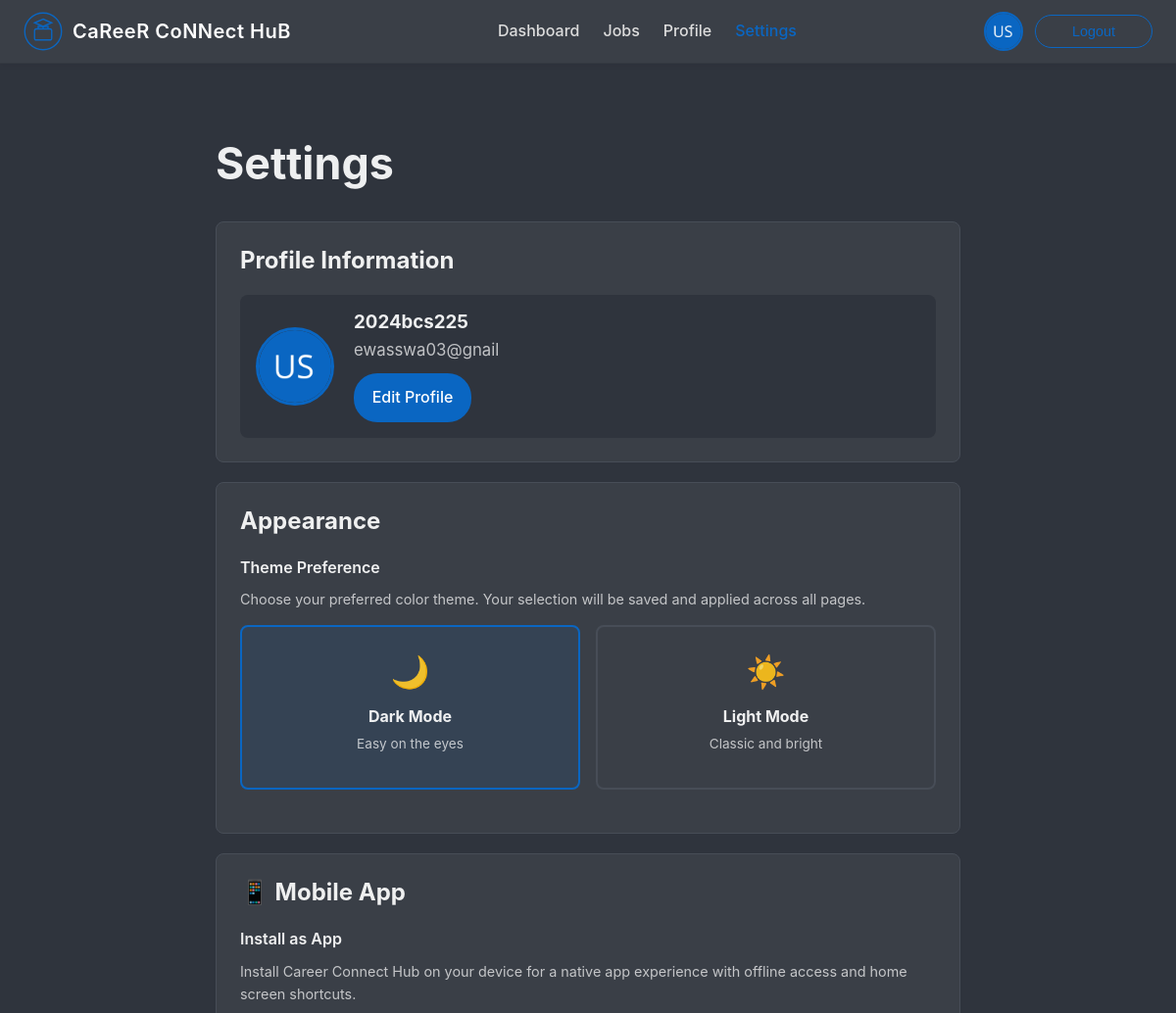
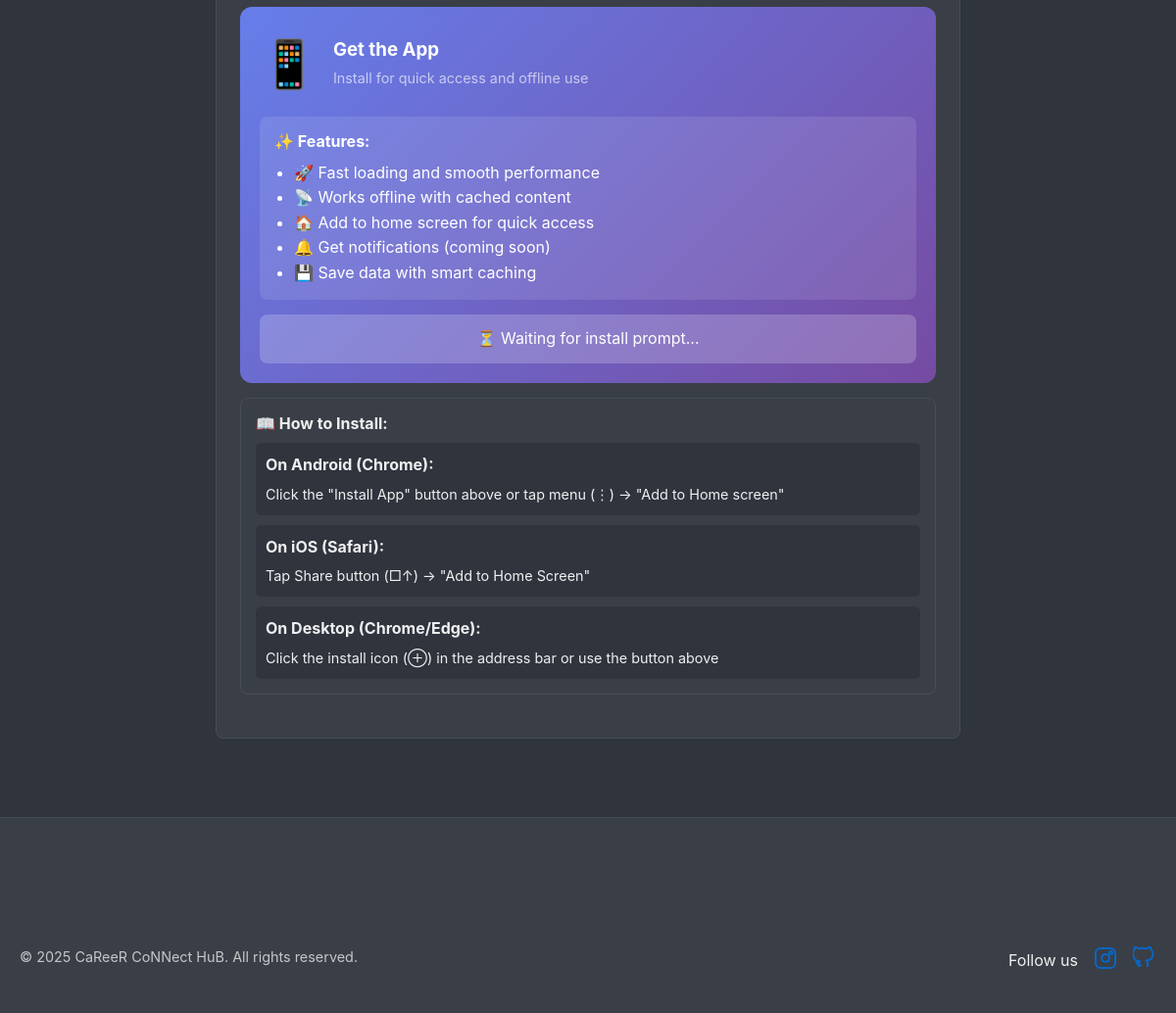
Page /pages/settings.php (signed in) on the committed database (2 pictures, top to bottom).
### tables this page shows
CREATE TABLE `users` (
  `id` int(11) NOT NULL,
  `username` varchar(255) NOT NULL,
  `name` varchar(255) DEFAULT NULL,
  `email` varchar(255) NOT NULL,
  `phone` varchar(20) DEFAULT NULL,
  `password` varchar(255) NOT NULL,
  `role` enum('student','employer') NOT NULL,
  `company_name` varchar(255) DEFAULT NULL,
  `company_type` varchar(255) DEFAULT NULL,
  `industry` varchar(255) DEFAULT NULL,
  `company_description` text DEFAULT NULL,
  `createdAt` datetime NOT NULL,
  `updatedAt` datetime NOT NULL,
  `profile_image` varchar(255) DEFAULT NULL,
  `theme` enum('light','dark') DEFAULT 'dark',
  `remember_token` varchar(255) DEFAULT NULL,
  `remember_expires_at` datetime DEFAULT NULL
);

### pages/settings.php (the view, shortened to what this page needs)
<?php
require_once __DIR__ . '/../includes/db.php';
$user = $_SESSION['user'] ?? [];
$userId = (int)($user['id'] ?? 0);
if ($userId) {
    $stmt = $conn->prepare("SELECT name, email, profile_image, theme FROM users WHERE id = ?");
    $stmt->bind_param("i", $userId);
    $stmt->execute();
    $res = $stmt->get_result();
    $dbUser = $res->fetch_assoc();
    if ($dbUser) {
        $user = array_merge($user, $dbUser);
    }
}
$profile_image = $user['profile_image'] ?? '/uploads/profile/default-avatar.png';
$theme = $user['theme'] ?? 'dark';
$userName = $user['name'] ?? 'User';
$userEmail = $user['email'] ?? '';
?>
<!doctype html>
<html lang="en">
<head>
  <link rel="stylesheet" href="../css/global.css">
  <link rel="stylesheet" href="../css/responsive.css">
  <link rel="stylesheet" href="../css/student-profile.css">
</head>
<body class="<?= $theme ?>-theme">
  <header class="main-header">
    <nav class="nav-bar">
      <a class="logo" href="../index.php">
        <span class="logo-text">CaReeR CoNNect HuB</span>
      </a>
      <div class="nav-links">
        <a href="student.php">Dashboard</a>
        <a href="jobs.php">Jobs</a>
        <a href="student-profile.php">Profile</a>
        <a href="settings.php" style="color: var(--linkedin-blue);">Settings</a>
      </div>
      <div class="header-actions">
        <img src="<?= $profile_image ?>" alt="Profile" class="profile-avatar-small">
        <button id="logout-btn" class="btn btn-secondary small-btn">Logout</button>
      </div>
    </nav>
  </header>
  <main class="settings-container">
    <h1>Settings</h1>
    <section class="settings-section">
      <h2>Profile Information</h2>
      <div class="profile-info">
        <img src="<?= htmlspecialchars($profile_image) ?>" alt="Profile">
        <div class="profile-details">
          <h3><?= htmlspecialchars($userName) ?></h3>
          <p><?= htmlspecialchars($userEmail) ?></p>
          <a href="student-profile.php" class="btn btn-primary" style="margin-top: 10px; display: inline-block;">Edit Profile</a>
        </div>
      </div>
    </section>
    <section class="settings-section">
      <h2>Appearance</h2>
      <div class="setting-item">
        <label>Theme Preference</label>
        <p>Choose your preferred color theme. Your selection will be saved and applied across all pages.</p>
        <div class="theme-preview">
          <div class="theme-option <?= $theme === 'dark' ? 'active' : '' ?>" data-theme="dark">
            <div class="theme-icon">🌙</div>
            <strong>Dark Mode</strong>
            <p style="font-size: 0.85rem; margin-top: 4px;">Easy on the eyes</p>
          </div>
          <div class="theme-option <?= $theme === 'light' ? 'active' : '' ?>" data-theme="light">
            <div class="theme-icon">☀️</div>
            <strong>Light Mode</strong>
            <p style="font-size: 0.85rem; margin-top: 4px;">Classic and bright</p>
          </div>
        </div>
      </div>
    </section>
    <section class="settings-section">
      <h2>📱 Mobile App</h2>
      <div class="setting-item">
        <label>Install as App</label>
        <p>Install Career Connect Hub on your device for a native app experience with offline access and home screen shortcuts.</p>
        <div style="background: linear-gradient(135deg, #667eea 0%, #764ba2 100%); padding: 20px; border-radius: 12px; margin: 15px 0; color: white;">
          <div style="display: flex; align-items: center; gap: 15px; margin-bottom: 15px;">
            <div style="font-size: 3rem;">📱</div>
            <div>
              <h3 style="margin: 0; color: white;">Get the App</h3>
              <p style="margin: 5px 0 0 0; opacity: 0.9;">Install for quick access and offline use</p>
            </div>
          </div>
          <div style="background: rgba(255,255,255,0.1); padding: 15px; border-radius: 8px; margin-bottom: 15px;">
            <h4 style="margin: 0 0 10px 0; color: white;">✨ Features:</h4>
            <ul style="margin: 0; padding-left: 20px;">
              <li>🚀 Fast loading and smooth performance</li>
              <li>📡 Works offline with cached content</li>
              <li>🏠 Add to home screen for quick access</li>
              <li>🔔 Get notifications (coming soon)</li>
              <li>💾 Save data with smart caching</li>
            </ul>
          </div>
          <div id="install-status" style="margin-top: 15px; padding: 12px; background: rgba(255,255,255,0.2); border-radius: 8px; text-align: center;">
            <span id="install-status-text">Checking installation status...</span>
          </div>
        </div>
        <div style="background: var(--card-bg); border: 1px solid var(--border-color); padding: 15px; border-radius: 8px; margin-top: 15px;">
          <h4 style="margin: 0 0 10px 0;">📖 How to Install:</h4>
          <div style="display: grid; gap: 10px;">
            <div style="padding: 10px; background: var(--background-color); border-radius: 6px;">
              <strong>On Android (Chrome):</strong>
              <p style="margin: 5px 0 0 0; font-size: 0.9rem; color: var(--text-secondary);">Click the "Install App" button above or tap menu (⋮) → "Add to Home screen"</p>
            </div>
            <div style="padding: 10px; background: var(--background-color); border-radius: 6px;">
              <strong>On iOS (Safari):</strong>
              <p style="margin: 5px 0 0 0; font-size: 0.9rem; color: var(--text-secondary);">Tap Share button (□↑) → "Add to Home Screen"</p>
            </div>
            <div style="padding: 10px; background: var(--background-color); border-radius: 6px;">
              <strong>On Desktop (Chrome/Edge):</strong>
              <p style="margin: 5px 0 0 0; font-size: 0.9rem; color: var(--text-secondary);">Click the install icon (⊕) in the address bar or use the button above</p>
            </div>
          </div>
        </div>
      </div>
    </section>
  </main>
  <footer class="footer">
    <div class="page-content-wrapper footer-content">
      <p>© 2025 CaReeR CoNNect HuB. All rights reserved.</p>
      <div class="footer-social">
        <span>Follow us</span>
        <a href="https://www.instagram.com/my.preciouspabz" target="_blank" class="social-link">
          <svg xmlns="http://www.w3.org/2000/svg" width="24" height="24" fill="none" stroke="currentColor" stroke-width="2" viewBox="0 0 24 24">
            <rect x="2" y="2" width="20" height="20" rx="5" ry="5"/>
            <path d="M16 11.37A4 4 0 1 1 12.63 8 4 4 0 0 1 16 11.37z"/>
            <circle cx="17.5" cy="6.5" r="1.5"/>
          </svg>
        </a>
        <a href="https://github.com/pabz123" target="_blank" class="social-link">
        </a>
      </div>
    </div>
  </footer>
</body>
</html>

### css/responsive.css (style rules this page uses)
* { box-sizing: border-box; }
html { font-size: 16px; -webkit-text-size-adjust: 100%; }
body { overflow-x: hidden; padding-top: 70px; }
.page-content-wrapper { padding: 12px; max-width: 100%; }
.main-header, header { position: fixed; top: 0; left: 0; right: 0; z-index: 1000; }
.nav-bar { flex-wrap: wrap; padding: 10px 12px; gap: 10px; }
.logo { flex-shrink: 0; }
.logo svg { width: 32px; height: 32px; }
.logo-text { font-size: 0.9rem; }
.nav-links { display: none; flex-direction: column; width: 100%; background: var(--card-background); padding: 10px 0; gap: 8px; position: absolute; top: 100%; left: 0; right: 0; border-top: 1px solid var(--border-color); box-shadow: 0 4px 8px rgba(0, 0, 0, 0.2); }
.nav-links a { padding: 12px 16px; width: 100%; text-align: left; }
.header-actions { display: flex; gap: 6px; flex-wrap: wrap; align-items: center; }
.header-actions .btn { font-size: 0.75rem; padding: 6px 10px; }
.profile-avatar-small { width: 32px; height: 32px; }
.btn { width: 100%; padding: 12px; font-size: 1rem; }
.footer { padding: 16px 0; }
.footer-content { flex-direction: column; gap: 12px; text-align: center; }
.footer-social { justify-content: center; gap: 16px; }
@media (min-width: 480px) { body { padding-top: 80px; } }
@media (min-width: 480px) { .page-content-wrapper { padding: 16px; } }
@media (min-width: 480px) { .nav-bar { padding: 12px 20px; } }
@media (min-width: 480px) { .logo svg { width: 36px; height: 36px; } }
@media (min-width: 480px) { .logo-text { font-size: 1rem; } }
@media (min-width: 480px) { .btn { width: auto; min-width: 120px; } }
@media (min-width: 768px) { body { padding-top: 80px; } }
@media (min-width: 768px) { .page-content-wrapper { padding: 20px; max-width: 1128px; } }
@media (min-width: 768px) { .nav-bar { flex-wrap: nowrap; padding: 12px 24px; } }
@media (min-width: 768px) { .logo svg { width: 40px; height: 40px; } }
@media (min-width: 768px) { .logo-text { font-size: 1.25rem; } }
@media (min-width: 768px) { .nav-links { display: flex; flex-direction: row; position: static; width: auto; background: transparent; padding: 0; border: none; box-shadow: none; gap: 24px; } }
@media (min-width: 768px) { .nav-links a { padding: 0; width: auto; } }
@media (min-width: 768px) { .header-actions { gap: 10px; } }
@media (min-width: 768px) { .header-actions .btn { font-size: 0.9rem; padding: 8px 14px; } }
@media (min-width: 768px) { .profile-avatar-small { width: 40px; height: 40px; } }
@media (min-width: 768px) { .footer-content { flex-direction: row; justify-content: space-between; } }
@media (min-width: 1024px) { .page-content-wrapper { max-width: 1200px; } }
.header-actions { position: relative; display: flex; align-items: center; gap: 12px; }

### css/student-profile.css (style rules this page uses)
label { display: block; margin-top: 12px; color: var(--text-dark); font-weight: 500; }
.profile-avatar-small { width: 40px; height: 40px; border-radius: 50%; object-fit: cover; }
header { position: fixed; top: 0; width: 100%; z-index: 100; }
body { padding-top: 80px; }

### pages/settings.php (style rules this page uses)
.settings-container { max-width: 800px; margin: 40px auto; padding: 20px; }
.settings-section { background: var(--card-background); border: 1px solid var(--border-color); border-radius: 8px; padding: 24px; margin-bottom: 20px; }
.settings-section h2 { margin-top: 0; margin-bottom: 20px; color: var(--text-dark); font-size: 1.5rem; }
.setting-item { margin-bottom: 20px; }
.setting-item label { display: block; font-weight: 600; margin-bottom: 8px; color: var(--text-dark); }
.setting-item p { color: var(--text-medium); font-size: 0.9rem; margin-top: 4px; }
.theme-preview { display: flex; gap: 16px; margin-top: 12px; }
.theme-option { flex: 1; padding: 20px; border: 2px solid var(--border-color); border-radius: 8px; cursor: pointer; text-align: center; transition: all 0.3s; }
.theme-option.active { border-color: var(--linkedin-blue); background: rgba(10, 102, 194, 0.1); }
.theme-icon { font-size: 2rem; margin-bottom: 8px; }
.profile-info { display: flex; align-items: center; gap: 20px; padding: 16px; background: var(--background-color); border-radius: 8px; }
.profile-info img { width: 80px; height: 80px; border-radius: 50%; object-fit: cover; border: 3px solid var(--linkedin-blue); }
.profile-details h3 { margin: 0 0 4px 0; color: var(--text-dark); }
.profile-details p { margin: 0; color: var(--text-medium); }

### rows in the picture
users: profile_image (placeholder picture), name "2024bcs225", email "ewasswa03@gnail"
